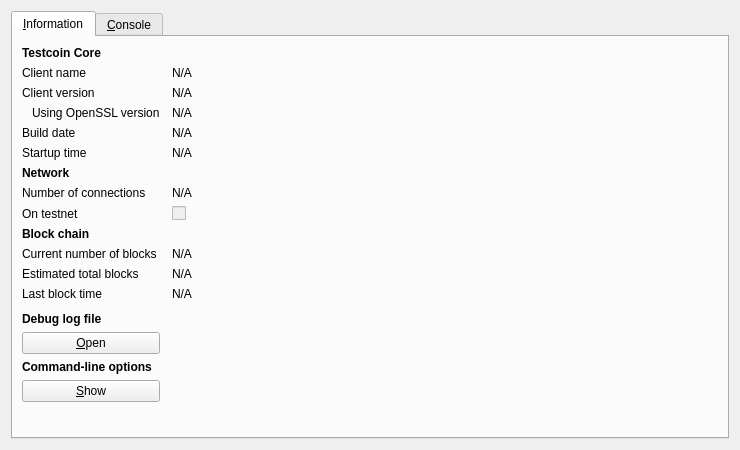
<?xml version="1.0" encoding="UTF-8"?>
<ui version="4.0">
 <class>RPCConsole</class>
 <widget class="QDialog" name="RPCConsole">
  <property name="geometry">
   <rect>
    <x>0</x>
    <y>0</y>
    <width>740</width>
    <height>450</height>
   </rect>
  </property>
  <property name="windowTitle">
   <string>Testcoin - Debug window</string>
  </property>
  <layout class="QVBoxLayout" name="verticalLayout_2">
   <item>
    <widget class="QTabWidget" name="tabWidget">
     <property name="currentIndex">
      <number>0</number>
     </property>
     <widget class="QWidget" name="tab_info">
      <attribute name="title">
       <string>&amp;Information</string>
      </attribute>
      <layout class="QGridLayout" name="gridLayout" columnstretch="0,1">
       <property name="horizontalSpacing">
        <number>12</number>
       </property>
       <item row="0" column="0">
        <widget class="QLabel" name="label_9">
         <property name="font">
          <font>
           <weight>75</weight>
           <bold>true</bold>
          </font>
         </property>
         <property name="text">
          <string>Testcoin Core</string>
         </property>
        </widget>
       </item>
       <item row="1" column="0">
        <widget class="QLabel" name="label_5">
         <property name="text">
          <string>Client name</string>
         </property>
        </widget>
       </item>
       <item row="1" column="1">
        <widget class="QLabel" name="clientName">
         <property name="cursor">
          <cursorShape>IBeamCursor</cursorShape>
         </property>
         <property name="text">
          <string>N/A</string>
         </property>
         <property name="textFormat">
          <enum>Qt::PlainText</enum>
         </property>
         <property name="textInteractionFlags">
          <set>Qt::LinksAccessibleByMouse|Qt::TextSelectableByKeyboard|Qt::TextSelectableByMouse</set>
         </property>
        </widget>
       </item>
       <item row="2" column="0">
        <widget class="QLabel" name="label_6">
         <property name="text">
          <string>Client version</string>
         </property>
        </widget>
       </item>
       <item row="2" column="1">
        <widget class="QLabel" name="clientVersion">
         <property name="cursor">
          <cursorShape>IBeamCursor</cursorShape>
         </property>
         <property name="text">
          <string>N/A</string>
         </property>
         <property name="textFormat">
          <enum>Qt::PlainText</enum>
         </property>
         <property name="textInteractionFlags">
          <set>Qt::LinksAccessibleByMouse|Qt::TextSelectableByKeyboard|Qt::TextSelectableByMouse</set>
         </property>
        </widget>
       </item>
       <item row="3" column="0">
        <widget class="QLabel" name="label_14">
         <property name="text">
          <string>Using OpenSSL version</string>
         </property>
         <property name="indent">
          <number>10</number>
         </property>
        </widget>
       </item>
       <item row="3" column="1">
        <widget class="QLabel" name="openSSLVersion">
         <property name="cursor">
          <cursorShape>IBeamCursor</cursorShape>
         </property>
         <property name="text">
          <string>N/A</string>
         </property>
         <property name="textFormat">
          <enum>Qt::PlainText</enum>
         </property>
         <property name="textInteractionFlags">
          <set>Qt::LinksAccessibleByMouse|Qt::TextSelectableByKeyboard|Qt::TextSelectableByMouse</set>
         </property>
        </widget>
       </item>
       <item row="4" column="0">
        <widget class="QLabel" name="label_12">
         <property name="text">
          <string>Build date</string>
         </property>
        </widget>
       </item>
       <item row="4" column="1">
        <widget class="QLabel" name="buildDate">
         <property name="cursor">
          <cursorShape>IBeamCursor</cursorShape>
         </property>
         <property name="text">
          <string>N/A</string>
         </property>
         <property name="textFormat">
          <enum>Qt::PlainText</enum>
         </property>
         <property name="textInteractionFlags">
          <set>Qt::LinksAccessibleByMouse|Qt::TextSelectableByKeyboard|Qt::TextSelectableByMouse</set>
         </property>
        </widget>
       </item>
       <item row="5" column="0">
        <widget class="QLabel" name="label_13">
         <property name="text">
          <string>Startup time</string>
         </property>
        </widget>
       </item>
       <item row="5" column="1">
        <widget class="QLabel" name="startupTime">
         <property name="cursor">
          <cursorShape>IBeamCursor</cursorShape>
         </property>
         <property name="text">
          <string>N/A</string>
         </property>
         <property name="textFormat">
          <enum>Qt::PlainText</enum>
         </property>
         <property name="textInteractionFlags">
          <set>Qt::LinksAccessibleByMouse|Qt::TextSelectableByKeyboard|Qt::TextSelectableByMouse</set>
         </property>
        </widget>
       </item>
       <item row="6" column="0">
        <widget class="QLabel" name="label_11">
         <property name="font">
          <font>
           <weight>75</weight>
           <bold>true</bold>
          </font>
         </property>
         <property name="text">
          <string>Network</string>
         </property>
        </widget>
       </item>
       <item row="7" column="0">
        <widget class="QLabel" name="label_7">
         <property name="text">
          <string>Number of connections</string>
         </property>
        </widget>
       </item>
       <item row="7" column="1">
        <widget class="QLabel" name="numberOfConnections">
         <property name="cursor">
          <cursorShape>IBeamCursor</cursorShape>
         </property>
         <property name="text">
          <string>N/A</string>
         </property>
         <property name="textFormat">
          <enum>Qt::PlainText</enum>
         </property>
         <property name="textInteractionFlags">
          <set>Qt::LinksAccessibleByMouse|Qt::TextSelectableByKeyboard|Qt::TextSelectableByMouse</set>
         </property>
        </widget>
       </item>
       <item row="8" column="0">
        <widget class="QLabel" name="label_8">
         <property name="text">
          <string>On testnet</string>
         </property>
        </widget>
       </item>
       <item row="8" column="1">
        <widget class="QCheckBox" name="isTestNet">
         <property name="enabled">
          <bool>false</bool>
         </property>
         <property name="text">
          <string/>
         </property>
        </widget>
       </item>
       <item row="9" column="0">
        <widget class="QLabel" name="label_10">
         <property name="font">
          <font>
           <weight>75</weight>
           <bold>true</bold>
          </font>
         </property>
         <property name="text">
          <string>Block chain</string>
         </property>
        </widget>
       </item>
       <item row="10" column="0">
        <widget class="QLabel" name="label_3">
         <property name="text">
          <string>Current number of blocks</string>
         </property>
        </widget>
       </item>
       <item row="10" column="1">
        <widget class="QLabel" name="numberOfBlocks">
         <property name="cursor">
          <cursorShape>IBeamCursor</cursorShape>
         </property>
         <property name="text">
          <string>N/A</string>
         </property>
         <property name="textFormat">
          <enum>Qt::PlainText</enum>
         </property>
         <property name="textInteractionFlags">
          <set>Qt::LinksAccessibleByMouse|Qt::TextSelectableByKeyboard|Qt::TextSelectableByMouse</set>
         </property>
        </widget>
       </item>
       <item row="11" column="0">
        <widget class="QLabel" name="label_4">
         <property name="text">
          <string>Estimated total blocks</string>
         </property>
        </widget>
       </item>
       <item row="11" column="1">
        <widget class="QLabel" name="totalBlocks">
         <property name="cursor">
          <cursorShape>IBeamCursor</cursorShape>
         </property>
         <property name="text">
          <string>N/A</string>
         </property>
         <property name="textFormat">
          <enum>Qt::PlainText</enum>
         </property>
         <property name="textInteractionFlags">
          <set>Qt::LinksAccessibleByMouse|Qt::TextSelectableByKeyboard|Qt::TextSelectableByMouse</set>
         </property>
        </widget>
       </item>
       <item row="12" column="0">
        <widget class="QLabel" name="label_2">
         <property name="text">
          <string>Last block time</string>
         </property>
        </widget>
       </item>
       <item row="12" column="1">
        <widget class="QLabel" name="lastBlockTime">
         <property name="cursor">
          <cursorShape>IBeamCursor</cursorShape>
         </property>
         <property name="text">
          <string>N/A</string>
         </property>
         <property name="textFormat">
          <enum>Qt::PlainText</enum>
         </property>
         <property name="textInteractionFlags">
          <set>Qt::LinksAccessibleByMouse|Qt::TextSelectableByKeyboard|Qt::TextSelectableByMouse</set>
         </property>
        </widget>
       </item>
       <item row="13" column="0">
        <spacer name="verticalSpacer_2">
         <property name="orientation">
          <enum>Qt::Vertical</enum>
         </property>
         <property name="sizeHint" stdset="0">
          <size>
           <width>20</width>
           <height>20</height>
          </size>
         </property>
        </spacer>
       </item>
       <item row="14" column="0">
        <widget class="QLabel" name="labelDebugLogfile">
         <property name="font">
          <font>
           <weight>75</weight>
           <bold>true</bold>
          </font>
         </property>
         <property name="text">
          <string>Debug log file</string>
         </property>
        </widget>
       </item>
       <item row="15" column="0">
        <widget class="QPushButton" name="openDebugLogfileButton">
         <property name="toolTip">
          <string>Open the Testcoin debug log file from the current data directory. This can take a few seconds for large log files.</string>
         </property>
         <property name="text">
          <string>&amp;Open</string>
         </property>
         <property name="autoDefault">
          <bool>false</bool>
         </property>
        </widget>
       </item>
       <item row="16" column="0">
        <widget class="QLabel" name="labelCLOptions">
         <property name="font">
          <font>
           <weight>75</weight>
           <bold>true</bold>
          </font>
         </property>
         <property name="text">
          <string>Command-line options</string>
         </property>
        </widget>
       </item>
       <item row="17" column="0">
        <widget class="QPushButton" name="showCLOptionsButton">
         <property name="toolTip">
          <string>Show the Testcoin-Qt help message to get a list with possible Testcoin command-line options.</string>
         </property>
         <property name="text">
          <string>&amp;Show</string>
         </property>
         <property name="autoDefault">
          <bool>false</bool>
         </property>
        </widget>
       </item>
       <item row="18" column="0">
        <spacer name="verticalSpacer">
         <property name="orientation">
          <enum>Qt::Vertical</enum>
         </property>
         <property name="sizeHint" stdset="0">
          <size>
           <width>20</width>
           <height>40</height>
          </size>
         </property>
        </spacer>
       </item>
      </layout>
     </widget>
     <widget class="QWidget" name="tab_console">
      <attribute name="title">
       <string>&amp;Console</string>
      </attribute>
      <layout class="QVBoxLayout" name="verticalLayout_3">
       <property name="spacing">
        <number>3</number>
       </property>
       <item>
        <widget class="QTextEdit" name="messagesWidget">
         <property name="minimumSize">
          <size>
           <width>0</width>
           <height>100</height>
          </size>
         </property>
         <property name="readOnly">
          <bool>true</bool>
         </property>
         <property name="tabKeyNavigation" stdset="0">
          <bool>false</bool>
         </property>
         <property name="columnCount" stdset="0">
          <number>2</number>
         </property>
        </widget>
       </item>
       <item>
        <layout class="QHBoxLayout" name="horizontalLayout">
         <property name="spacing">
          <number>3</number>
         </property>
         <item>
          <widget class="QLabel" name="label">
           <property name="text">
            <string notr="true">&gt;</string>
           </property>
          </widget>
         </item>
         <item>
          <widget class="QLineEdit" name="lineEdit"/>
         </item>
         <item>
          <widget class="QPushButton" name="clearButton">
           <property name="maximumSize">
            <size>
             <width>24</width>
             <height>24</height>
            </size>
           </property>
           <property name="toolTip">
            <string>Clear console</string>
           </property>
           <property name="text">
            <string/>
           </property>
           <property name="icon">
            <iconset resource="../bitcoin.qrc">
             <normaloff>:/icons/remove</normaloff>:/icons/remove</iconset>
           </property>
           <property name="shortcut">
            <string notr="true">Ctrl+L</string>
           </property>
           <property name="autoDefault">
            <bool>false</bool>
           </property>
          </widget>
         </item>
        </layout>
       </item>
      </layout>
     </widget>
    </widget>
   </item>
  </layout>
 </widget>
 <resources>
  <include location="../bitcoin.qrc"/>
 </resources>
 <connections/>
</ui>
